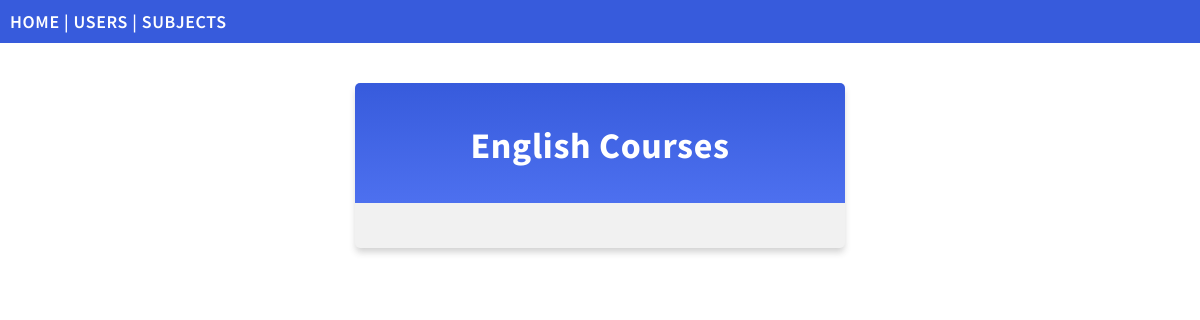
Page /subjects/subjectDetails/English on the earlier database version.
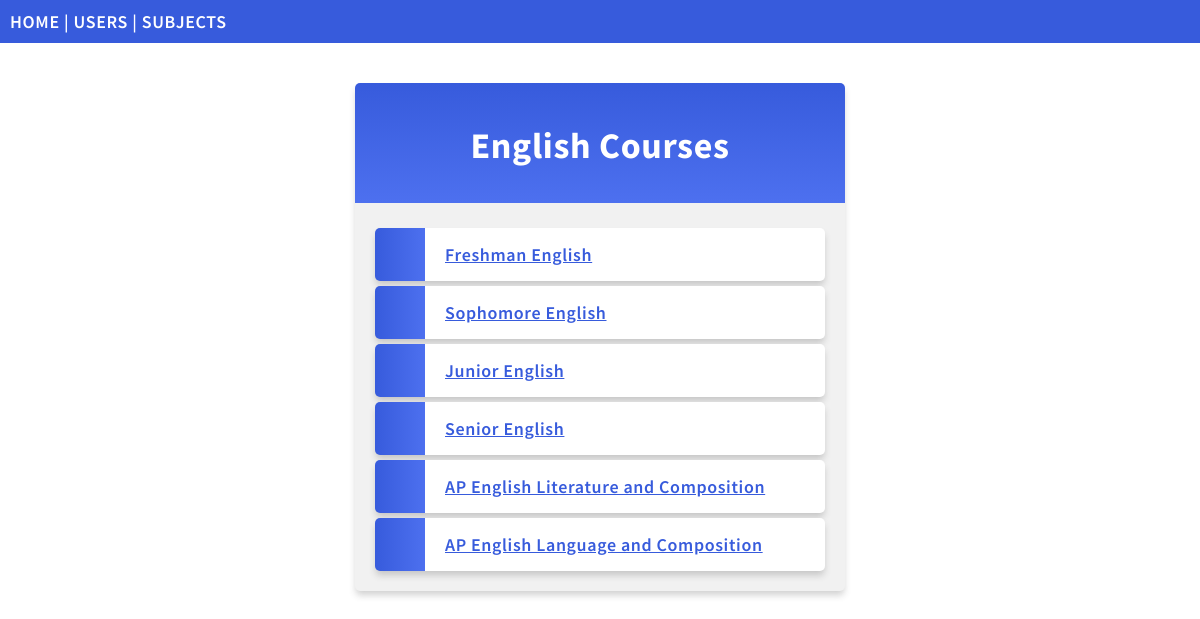
Same page on the later database version.
### users/models.py (models this page shows, shortened)
class Course(models.Model):
    course_name = models.CharField("Course", max_length = 75)
    all_tickets = models.ManyToManyField(Ticket, null = True, blank=True)
    description = models.CharField("Description", max_length = 300)

### users/views.py (the view)
# urls.py: path('subjects/subjectDetails/<str:subject>', views.subjectDetails, name = "Subject Details"),
def subjectDetails(request, subject):
    core_subject = CoreSubject.objects.get(subject=subject)
    courses = core_subject.courses.all()
    template = loader.get_template('subjects_details.html')
    context = {
        'subject': core_subject,
        'courses': courses,
    }
    return HttpResponse(template.render(context, request))

### users/templates/subjects_details.html (shortened to what this page needs)
{% extends "master.html" %}
{% block content %}
  <div class = "mycard">
  <h1>{{ subject.subject }} Courses</h1>
  <ul>
    {% for course in courses %}
      <li><a href="{{ subject.subject}}/{{ course.course_name }}">{{ course.course_name }}</a></li>
    {% endfor %}
  </ul>
  </div>
{% endblock %}

Differences in the rows shown:
added Course: course_name "Freshman English"
added Course: course_name "Sophomore English"
added Course: course_name "Junior English"
added Course: course_name "Senior English"
added Course: course_name "AP English Literature and Composition"
added Course: course_name "AP English Language and Composition"
